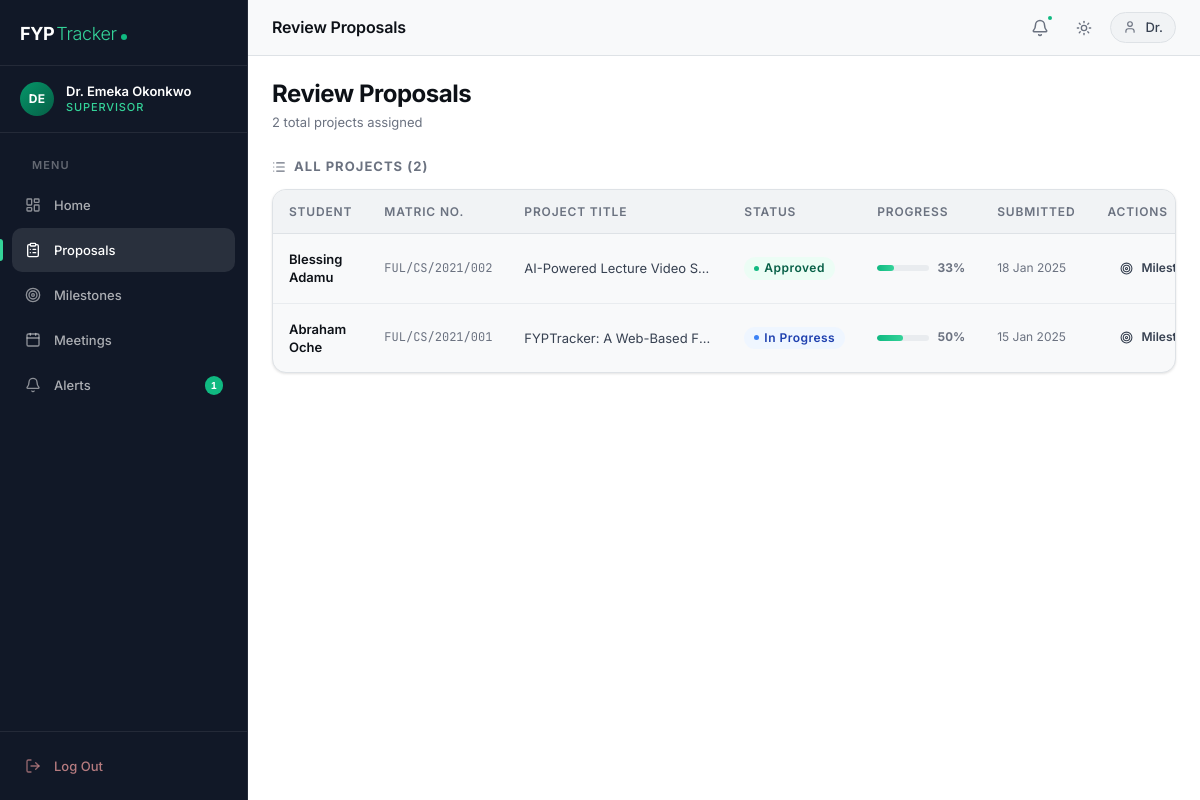
Page /supervisor/review_proposals.php (signed in) on the committed database.
### tables this page shows
CREATE TABLE projects (
    project_id        INT UNSIGNED    NOT NULL AUTO_INCREMENT,
    title             VARCHAR(255)    NOT NULL,
    description       TEXT                NULL,
    student_id        INT UNSIGNED    NOT NULL,
    supervisor_id     INT UNSIGNED        NULL DEFAULT NULL,
    status            ENUM(
                          'pending',       
                          'approved',      
                          'rejected',      
                          'in_progress',   
                          'completed'      
                      )               NOT NULL DEFAULT 'pending',
    rejection_reason  TEXT                NULL,
    chapter_file      VARCHAR(255)        NULL DEFAULT NULL,  
    submission_date   DATE                NULL DEFAULT NULL,
    approval_date     DATE                NULL DEFAULT NULL,
    completion_date   DATE                NULL DEFAULT NULL,
    created_at        TIMESTAMP       NOT NULL DEFAULT CURRENT_TIMESTAMP,
    updated_at        TIMESTAMP       NOT NULL DEFAULT CURRENT_TIMESTAMP
                                                ON UPDATE CURRENT_TIMESTAMP,

    PRIMARY KEY (project_id),
    UNIQUE  KEY uq_projects_student (student_id),           
    INDEX   idx_projects_supervisor (supervisor_id),
    INDEX   idx_projects_status     (status),
    CONSTRAINT fk_projects_student
        FOREIGN KEY (student_id)
        REFERENCES users (user_id)
        ON DELETE CASCADE
        ON UPDATE CASCADE,
    CONSTRAINT fk_projects_supervisor
        FOREIGN KEY (supervisor_id)
        REFERENCES users (user_id)
        ON DELETE SET NULL
        ON UPDATE CASCADE
);

CREATE TABLE users (
    user_id       INT UNSIGNED    NOT NULL AUTO_INCREMENT,
    full_name     VARCHAR(150)    NOT NULL,
    email         VARCHAR(255)    NOT NULL,
    password_hash VARCHAR(255)    NOT NULL,               
    role          ENUM(
                      'student',
                      'supervisor',
                      'admin'
                  )               NOT NULL DEFAULT 'student',
    is_active     TINYINT(1)      NOT NULL DEFAULT 1,     
    profile_photo VARCHAR(255)        NULL DEFAULT NULL,  
    created_at    TIMESTAMP       NOT NULL DEFAULT CURRENT_TIMESTAMP,
    updated_at    TIMESTAMP       NOT NULL DEFAULT CURRENT_TIMESTAMP
                                            ON UPDATE CURRENT_TIMESTAMP,

    PRIMARY KEY (user_id),
    UNIQUE  KEY uq_users_email (email),
    INDEX   idx_users_role    (role),
    INDEX   idx_users_active  (is_active)
);

CREATE TABLE students (
    student_id    INT UNSIGNED    NOT NULL,               
    matric_number VARCHAR(20)     NOT NULL,               
    department    VARCHAR(100)    NOT NULL DEFAULT 'Computer Science',
    level         SMALLINT        NOT NULL DEFAULT 400,   
    programme     VARCHAR(100)    NOT NULL DEFAULT 'B.Sc. Computer Science',

    PRIMARY KEY (student_id),
    UNIQUE  KEY uq_students_matric (matric_number),
    CONSTRAINT fk_students_user
        FOREIGN KEY (student_id)
        REFERENCES users (user_id)
        ON DELETE CASCADE
        ON UPDATE CASCADE
);

### includes/repositories/ProjectRepository.php (called while the page is built, shortened)
<?php
class ProjectRepository
{
    private PDO $db;
    public function __construct(PDO $db)
    {
        $this->db = $db;
    }
    public function findProjectsBySupervisorId(int $supervisorId): array
    {
        $stmt = $this->db->prepare(
            'SELECT p.*,
                    u.full_name    AS student_name,
                    st.matric_number
               FROM projects p
               JOIN users u    ON u.user_id    = p.student_id
               JOIN students st ON st.student_id = p.student_id
              WHERE p.supervisor_id = ?
              ORDER BY u.full_name ASC'
        );
        $stmt->execute([$supervisorId]);
        return $stmt->fetchAll();
    }
    public function countMilestoneStatsByProjectId(int $projectId): array
    {
        $stmt = $this->db->prepare(
            'SELECT
                COUNT(*)                                    AS total,
                SUM(completion_status = \'completed\')     AS completed,
                SUM(completion_status = \'in_progress\')   AS in_progress,
                SUM(completion_status = \'not_started\')   AS not_started
               FROM milestones
              WHERE project_id = ?'
        );
        $stmt->execute([$projectId]);
        $row = $stmt->fetch();
        return [
            'total'       => (int) ($row['total']       ?? 0),
            'completed'   => (int) ($row['completed']   ?? 0),
            'in_progress' => (int) ($row['in_progress'] ?? 0),
            'not_started' => (int) ($row['not_started'] ?? 0),
        ];
    }
}

### includes/functions.php (called while the page is built, shortened)
<?php
function e(string $value): string
{
    return htmlspecialchars($value, ENT_QUOTES | ENT_HTML5, 'UTF-8');
}
function formatDate(string $dateStr): string
{
    $d = new DateTime($dateStr);
    return $d->format('d M Y');
}

### supervisor/review_proposals.php (the view, shortened to what this page needs)
<?php
require_once __DIR__ . '/../includes/functions.php';
require_once __DIR__ . '/../includes/repositories/ProjectRepository.php';
$db                   = getDB();
$projectRepository    = new ProjectRepository($db);
$supervisorId = $_SESSION['user_id'];
$allProjects = $projectRepository->findProjectsBySupervisorId($supervisorId);
$projectsByStatus = [
    ProjectRepository::STATUS_PENDING     => [],
    ProjectRepository::STATUS_APPROVED    => [],
    ProjectRepository::STATUS_IN_PROGRESS => [],
    ProjectRepository::STATUS_REJECTED    => [],
    ProjectRepository::STATUS_COMPLETED   => [],
];
foreach ($allProjects as $project) {
    $status = $project['status'];
    if (array_key_exists($status, $projectsByStatus)) {
        $projectsByStatus[$status][] = $project;
    }
}
$milestoneStatsByProject = [];
foreach ($allProjects as $project) {
    $milestoneStatsByProject[$project['project_id']] =
        $projectRepository->countMilestoneStatsByProjectId((int) $project['project_id']);
}
function renderStatusBadge(string $status): string
{
    $map = [
        'pending'     => 'pending',
        'approved'    => 'approved',
        'in_progress' => 'in-progress',
        'rejected'    => 'rejected',
        'completed'   => 'completed',
    ];
    $cls   = $map[$status] ?? 'not-started';
    $label = ucwords(str_replace('_', ' ', $status));
    return "<span class=\"badge badge-{$cls}\">{$label}</span>";
}
require_once __DIR__ . '/../includes/header.php';
require_once __DIR__ . '/../includes/navbar.php';
?>
<div class="main-content" id="main-content">
  <?php require_once __DIR__ . '/../includes/topbar.php'; ?>
  <div class="page-body">
    <div class="page-header">
      <div class="page-header-row">
        <div>
          <div class="page-title">Review Proposals</div>
          <p class="page-subtitle">
            <?= count($allProjects) ?> total project<?= count($allProjects) !== 1 ? 's' : '' ?> assigned
          </p>
        </div>
      </div>
    </div>
    <?php
    $reviewedProjects = array_merge(
        $projectsByStatus[ProjectRepository::STATUS_APPROVED],
        $projectsByStatus[ProjectRepository::STATUS_IN_PROGRESS],
        $projectsByStatus[ProjectRepository::STATUS_COMPLETED],
        $projectsByStatus[ProjectRepository::STATUS_REJECTED]
    );
    ?>
    <?php if (!empty($reviewedProjects)): ?>
    <div>
      <h2 style="font-size:var(--text-sm);font-weight:700;text-transform:uppercase;letter-spacing:0.08em;color:var(--text-tertiary);margin-bottom:var(--sp-3);display:flex;align-items:center;gap:var(--sp-2);">
        <i data-lucide="list" width="14" height="14"></i>
        All Projects (<?= count($reviewedProjects) ?>)
      </h2>
      <div class="card">
        <div class="table-wrapper">
          <table>
            <thead>
              <tr>
                <th>Student</th>
                <th>Matric No.</th>
                <th>Project Title</th>
                <th>Status</th>
                <th>Progress</th>
                <th>Submitted</th>
                <th>Actions</th>
              </tr>
            </thead>
            <tbody>
              <?php foreach ($reviewedProjects as $project):
                $stats  = $milestoneStatsByProject[$project['project_id']] ?? ['total' => 0, 'completed' => 0];
                $pct    = $stats['total'] > 0 ? (int) round($stats['completed'] / $stats['total'] * 100) : 0;
              ?>
              <tr>
                <td class="cell-primary"><?= e($project['student_name']) ?></td>
                <td class="cell-muted font-mono"><?= e($project['matric_number']) ?></td>
                <td style="max-width:220px;">
                  <span class="truncate" style="display:block;font-size:var(--text-sm);" title="<?= e($project['title']) ?>">
                    <?= e(mb_strimwidth($project['title'], 0, 55, '…')) ?>
                  </span>
                </td>
                <td><?= renderStatusBadge($project['status']) ?></td>
                <td style="min-width:120px;">
                  <div style="display:flex;align-items:center;gap:var(--sp-2);">
                    <div class="progress" style="flex:1;" data-progress="<?= $pct ?>">
                      <div class="progress-bar" style="width:0%;"></div>
                    </div>
                    <span style="font-size:var(--text-xs);font-weight:700;color:var(--text-tertiary);font-variant-numeric:tabular-nums;white-space:nowrap;">
                      <?= $pct ?>%
                    </span>
                  </div>
                </td>
                <td class="cell-muted"><?= $project['submission_date'] ? formatDate($project['submission_date']) : '—' ?></td>
                <td>
                  <div class="cell-actions">
                    <a href="milestones.php?student=<?= (int) $project['student_id'] ?>" class="btn btn-ghost btn-sm">
                      <i data-lucide="target" width="13" height="13"></i> Milestones
                    </a>
                  </div>
                </td>
              </tr>
              <?php endforeach; ?>
            </tbody>
          </table>
        </div>
      </div>
    </div>
    <?php endif; ?>
  </div>
</div>
<?php require_once __DIR__ . '/../includes/footer.php'; ?>

### rows in the picture
projects: student.full_name "Blessing Adamu", students.matric_number "FUL/CS/2021/002", title "AI-Powered Lecture Video S…", status "Approved", project_id "33", submission_date "18 Jan 2025"
projects: student.full_name "Abraham Oche", students.matric_number "FUL/CS/2021/001", title "FYPTracker: A Web-Based F…", status "In Progress", pct "50", submission_date "15 Jan 2025"

### other values in the picture
$initials "DE"
$name "Dr. Emeka Okonkwo"
$role "SUPERVISOR"
$item['label'] "Home"
$item['label'] "Proposals"
$item['label'] "Milestones"
$item['label'] "Meetings"
$item['label'] "Alerts"
$badge "1"
$pageTitle "Review Proposals"
$fname "Dr."
count($allProjects) "2"
count($reviewedProjects) "2"
